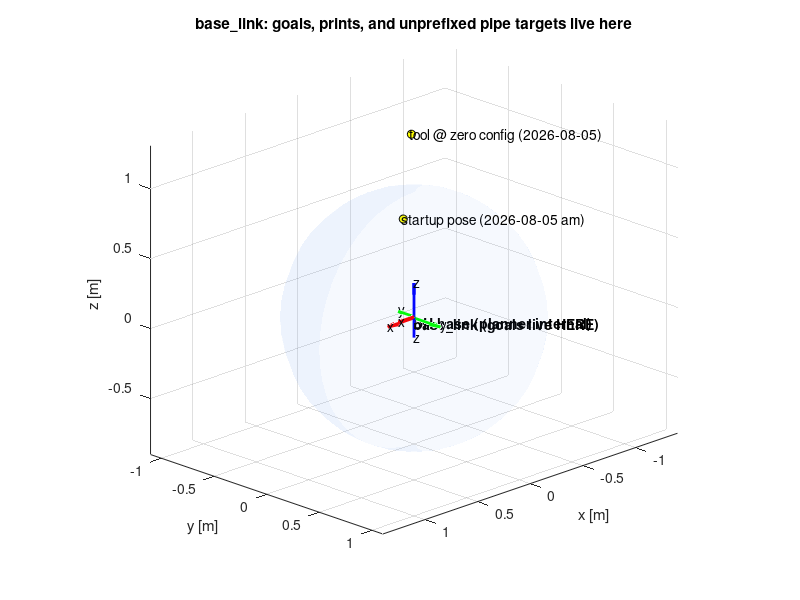

The MATLAB script that drew this image:
% show_frames.m — the coordinate frames of the Stage 2 pipeline, drawn in
% base_link: the frame goal.yaml, the controller prints, and pipe targets
% still use. This is a base_link-only diagram and deliberately stays that
% way; for the mounted pair and the mount frame use show_dual_arm_frames.
%
% base_link is NOT the mount frame. Since 2026-08-05 the model has a real
% `mount` root at the midpoint of the two arm bases, and a pipe target may
% declare its frame ("WORLD x y z" or "BASE x y z", no prefix meaning
% base_link) — see docs/decisions/custom-urdf.md. Everything drawn here is
% base_link, so a WORLD target will NOT appear where these axes suggest.
% Run:  show_frames
function show_frames()
    figure('Name', 'HumanSL frames (right arm, base_link)'); hold on; grid on;

    % base_link: the working frame. Origin = right-arm base. z up.
    draw_triad(eye(3), [0 0 0], 0.25, 'base\_link (goals live HERE)');

    % Planner's DH base frame (Kinova Table 94): 180 deg about x wrt
    % base_link — y and z sign-flip. Drawn slightly offset so both triads
    % are visible; physically they share the origin.
    Rx180 = [1 0 0; 0 -1 0; 0 0 -1];
    draw_triad(Rx180, [0.02 0.02 0.02], 0.15, 'DH base (planner internal)');

    % Reference points, metres, base_link — measured 2026-08-05. These are
    % recorded MEASUREMENTS, not targets, so they stay as literals; they are
    % labelled with the date so a stale one is obvious.
    pts = [ 0.0    -0.0246  1.3073;   % tool at zero configuration
            0.0826 -0.0195  0.7236];  % measured startup pose, 2026-08-05 am
    labels = {'tool @ zero config (2026-08-05)', 'startup pose (2026-08-05 am)'};
    for i = 1:size(pts,1)
        plot3(pts(i,1), pts(i,2), pts(i,3), 'ko', 'MarkerFaceColor', 'y');
        text(pts(i,1)+0.02, pts(i,2), pts(i,3), labels{i});
    end

    % The goal is READ from goal.yaml, never hardcoded here: a copy in this
    % script goes stale the moment the file changes, and a stale goal drawn
    % as if current is worse than no goal at all. The file declares its own
    % frame, so convert to base_link when it is not already base_link.
    scriptDir = fileparts(mfilename('fullpath'));
    repo = fileparts(fileparts(fileparts(scriptDir)));
    goalFile = fullfile(repo, 'Christian_control', 'planner_bridge', ...
                        'config', 'goal.yaml');
    mountFile = fullfile(scriptDir, '..', 'config', 'dual_arm_mounting.yaml');
    [goal, goalFrame] = read_goal(goalFile, mountFile);
    if ~isempty(goal)
        plot3(goal(1), goal(2), goal(3), 'rp', 'MarkerSize', 14, 'MarkerFaceColor', 'r');
        text(goal(1)+0.02, goal(2), goal(3), ...
             sprintf('goal.yaml (declared %s)', goalFrame));
        fprintf('goal.yaml declares frame %s; drawn here in base_link as [%.4f %.4f %.4f]\n', ...
                goalFrame, goal(1), goal(2), goal(3));
    end

    % Reach envelope, to eyeball feasibility: ~0.9 m sphere about base_link.
    [sx, sy, sz] = sphere(24);
    surf(0.9*sx, 0.9*sy, 0.9*sz, 'FaceAlpha', 0.05, ...
         'EdgeAlpha', 0.1, 'FaceColor', [0.3 0.5 0.9]);

    xlabel('x [m]'); ylabel('y [m]'); zlabel('z [m]');
    axis equal; view(135, 20);
    title('base\_link: goals, prints, and unprefixed pipe targets live here');
end

% Reads `goal:` and its `frame:` from goal.yaml, returning the point in
% base_link. Mirrors the bridge: an omitted frame means the compiled
% config::kReferenceFrame, which is mount.
function [goal_base, frameName] = read_goal(goalFile, mountFile)
    goal_base = []; frameName = 'mount';
    if ~isfile(goalFile), return, end
    txt = string(fileread(goalFile));
    lines = splitlines(txt);
    nums = [];
    for k = 1:numel(lines)
        line = extractBefore(lines(k) + "#", "#");     % strip comments
        if contains(line, "frame:")
            frameName = char(strtrim(extractAfter(line, "frame:")));
        elseif contains(line, "goal:")
            nums = sscanf(char(extractAfter(line, "goal:")), '[%f, %f, %f]');
        end
    end
    if numel(nums) ~= 3, return, end
    goal = nums(:);
    switch frameName
        case 'right_base'
            goal_base = goal;
        case {'mount', 'left_base'}
            % T_mount_rightbase from the mounting file — the same source of
            % truth the URDF is built from, so this cannot drift from it.
            sep = read_scalar(mountFile, 'base_separation_m');
            tilt = read_scalar(mountFile, 'mount_tilt_rad');
            Rr = rot_x(tilt);  tr = [0; -sep/2; 0];
            if strcmp(frameName, 'left_base')
                Rl = rot_x(-tilt); tl = [0; sep/2; 0];
                goal = Rl * goal + tl;                 % left_base -> mount
            end
            goal_base = Rr' * (goal - tr);             % mount -> right_base
        otherwise
            error('unknown frame ''%s'' in %s', frameName, goalFile);
    end
end

function R = rot_x(a)
    R = [1 0 0; 0 cos(a) -sin(a); 0 sin(a) cos(a)];
end

function value = read_scalar(path, key)
    lines = splitlines(string(fileread(path)));
    for k = 1:numel(lines)
        line = extractBefore(lines(k) + "#", "#");
        parts = split(line, ":");
        if numel(parts) >= 2 && strtrim(parts(1)) == key
            value = str2double(strtrim(parts(2)));
            return
        end
    end
    error('no key ''%s'' in %s', key, path);
end

function draw_triad(R, o, len, name)
    c = {'r', 'g', 'b'};                 % x red, y green, z blue
    ax = {'x', 'y', 'z'};
    for k = 1:3
        v = R(:,k) * len;
        quiver3(o(1), o(2), o(3), v(1), v(2), v(3), 0, c{k}, 'LineWidth', 2);
        text(o(1)+v(1), o(2)+v(2), o(3)+v(3), ax{k});
    end
    text(o(1), o(2), o(3)-0.05, name, 'FontWeight', 'bold');
end
